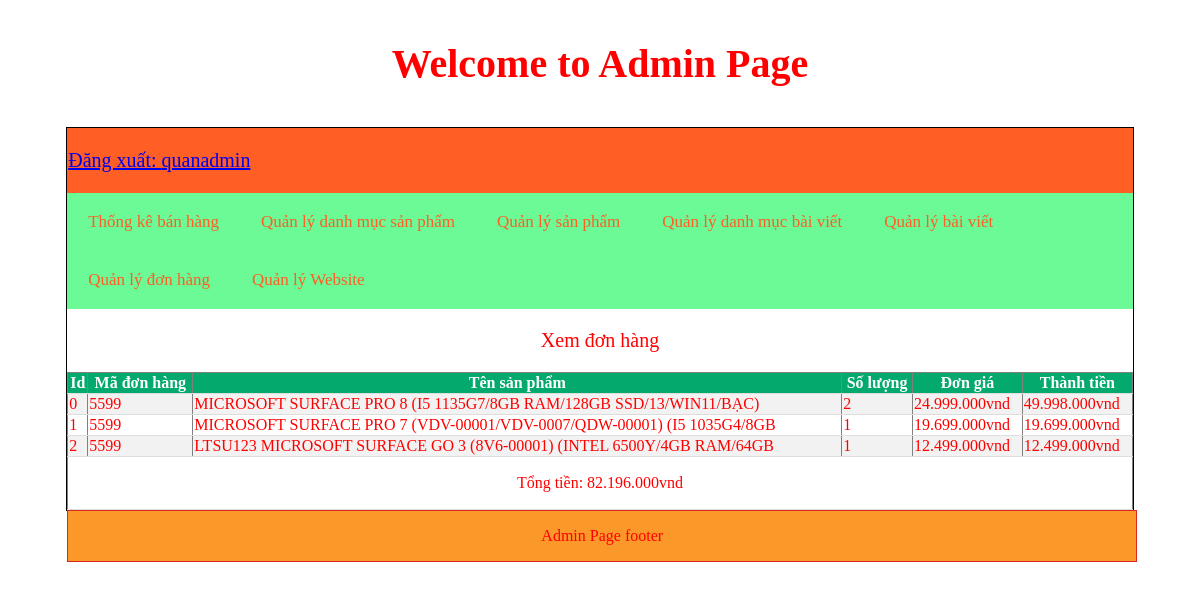
Page /modules/index.php?action=donhang&query=xemdonhang&code=5599 (signed in) on the committed database.
### tables this page shows
CREATE TABLE `tbl_cart_details` (
  `id_cart_details` int(11) NOT NULL,
  `code_cart` varchar(10) NOT NULL,
  `id_sanpham` int(11) NOT NULL,
  `soluongmua` int(11) NOT NULL
);

CREATE TABLE `tbl_sanpham` (
  `id_sanpham` int(11) NOT NULL,
  `tensanpham` varchar(250) NOT NULL,
  `masp` varchar(100) NOT NULL,
  `giasp` varchar(50) NOT NULL,
  `soluong` int(11) NOT NULL,
  `hinhanh` varchar(50) NOT NULL,
  `tomtat` text NOT NULL,
  `noidung` text NOT NULL,
  `tinhtrang` int(11) NOT NULL,
  `id_danhmuc` int(11) NOT NULL
);

### modules/quanlydonhang/xemdonhang.php (the view)
<?php
    $code = $_GET['code'];
    $sql_lietke_dh = "SELECT * FROM tbl_cart_details,tbl_sanpham WHERE tbl_cart_details.id_sanpham = tbl_sanpham.id_sanpham
    AND tbl_cart_details.code_cart = '".$code."' ORDER BY tbl_cart_details.id_cart_details DESC";
    $query_lietke_dh = mysqli_query($mysqli,$sql_lietke_dh);
?>
<p style="text-align: center; font-size: 20px;">Xem đơn hàng</p>
<table border="1px" width="100%" style="border-collapse: collapse;">
  <tr>
    <th>Id</th>
    <th>Mã đơn hàng</th>
    <th>Tên sản phẩm</th>
    <th>Số lượng</th>
    <th>Đơn giá</th>
    <th>Thành tiền</th>
  </tr>
<?php
    $i = -1;
    $tongtien = 0;
    while($row = mysqli_fetch_array($query_lietke_dh)){
      $i++;
      $thanhtien= $row['giasp']*$row['soluongmua'];
      $tongtien += $thanhtien;
?>
  <tr>
    <td><?php echo $i ?></td>
    <td><?php echo $row['code_cart'] ?></td>
    <td><?php echo $row['tensanpham'] ?></td>
    <td><?php echo $row['soluongmua'] ?></td>
    <td><?php echo number_format($row['giasp'],0,',','.').'vnd' ?></td>
    <td><?php echo number_format($thanhtien,0,',','.').'vnd' ?></td>
  </tr>
<?php
    }
?>
    <tr>
        <td colspan="6" align="center">
            <p>Tổng tiền: <?php echo number_format($tongtien,0,',','.').'vnd' ?></p>
        </td>
    </tr>
</table>

### css/styleadmincp.css (style rules this page uses)
th, td { border-bottom: 1px solid #ddd; }
tr:nth-child(even) { background-color: #f2f2f2; }
th { background-color: #04AA6D; color: white; }

### rows in the picture
tbl_cart_details: code_cart "5599", id_sanpham.tensanpham "MICROSOFT SURFACE PRO 8 (I5 1135G7/8GB RAM/128GB SSD/13/WIN11/BẠC)", soluongmua "2", id_sanpham.giasp "24.999.000", thanhtien "49.998.000"
tbl_cart_details: code_cart "5599", id_sanpham.tensanpham "MICROSOFT SURFACE PRO 7 (VDV-00001/VDV-0007/QDW-00001) (I5 1035G4/8GB", soluongmua "1", id_sanpham.giasp "19.699.000", thanhtien "19.699.000"
tbl_cart_details: code_cart "5599", id_sanpham.tensanpham "LTSU123 MICROSOFT SURFACE GO 3 (8V6-00001) (INTEL 6500Y/4GB RAM/64GB", soluongmua "1", id_sanpham.giasp "12.499.000", thanhtien "12.499.000"

### other values in the picture
$_SESSION['dangnhap'] "quanadmin"
$tongtien "82.196.000"
